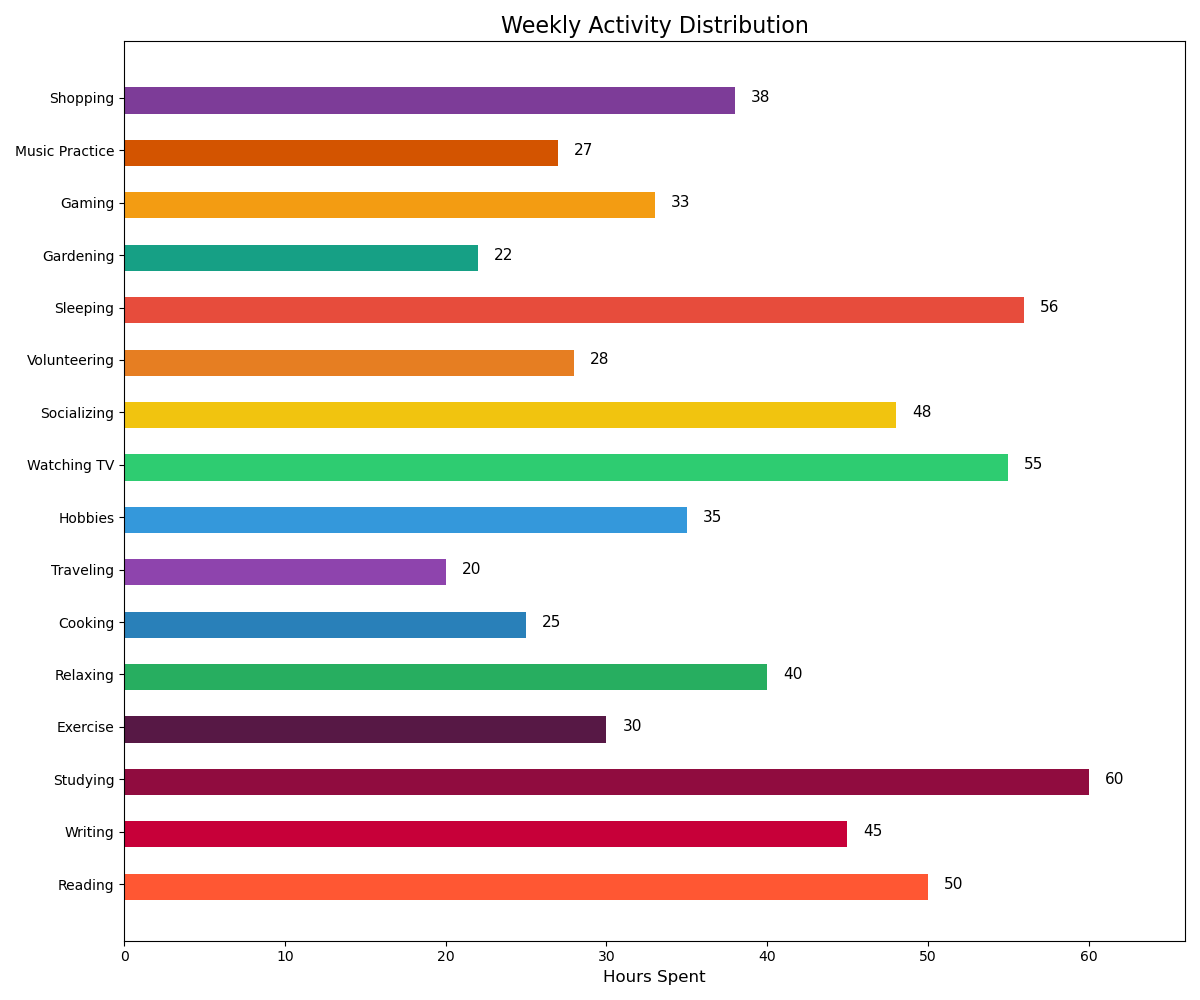

This figure's Python source:
import matplotlib.pyplot as plt

# Data
activities = ['Reading', 'Writing', 'Studying', 'Exercise', 'Relaxing', 'Cooking',
              'Traveling', 'Hobbies', 'Watching TV', 'Socializing', 'Volunteering', 'Sleeping',
              'Gardening', 'Gaming', 'Music Practice', 'Shopping']
hours_spent = [50, 45, 60, 30, 40, 25, 20, 35, 55, 48, 28, 56, 22, 33, 27, 38]

# Color scheme using color codes
colors = ['#FF5733', '#C70039', '#900C3F', '#571845', '#27AE60', '#2980B9',
          '#8E44AD', '#3498DB', '#2ECC71', '#F1C40F', '#E67E22', '#E74C3C',
          '#16A085', '#F39C12', '#D35400', '#7D3C98']

# Create horizontal bar chart
plt.figure(figsize=(12, 10))
bars = plt.barh(activities, hours_spent, color=colors, height=0.6)

# Adjusting the width and height of bars
for bar in bars:
    bar.set_height(0.5)

# Changing the layout and labels
plt.xlabel('Hours Spent', fontsize=12)
plt.title('Weekly Activity Distribution', fontsize=16)
plt.xlim(0, max(hours_spent) * 1.1)  # Set x-axis limit higher to accommodate labels

# Adding value labels on top of each bar
for i, v in enumerate(hours_spent):
    plt.text(v + 1, i, str(v), color='black', va='center', fontsize=11)

# Show the final result
plt.tight_layout()
plt.show()
